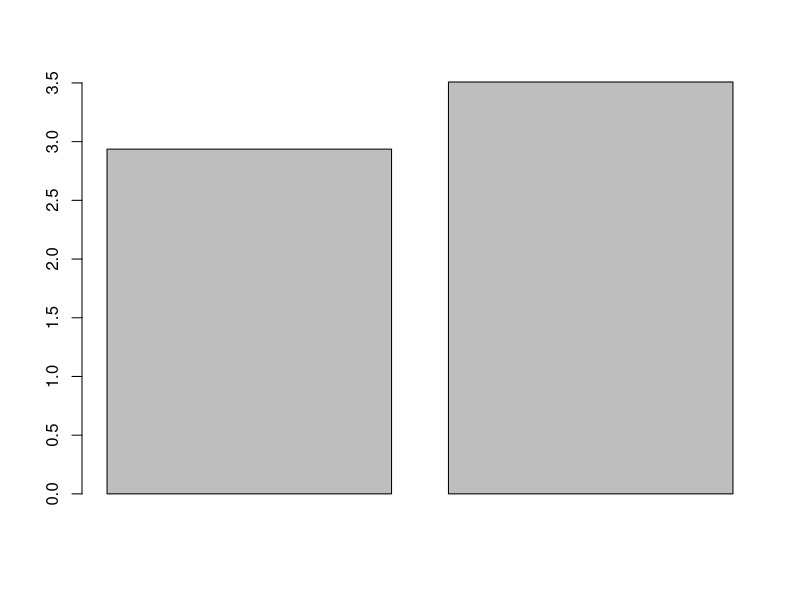
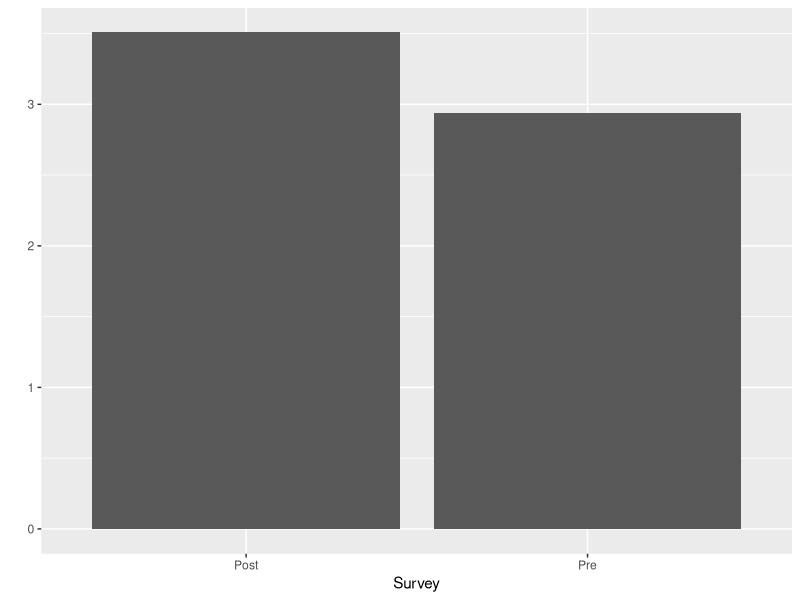
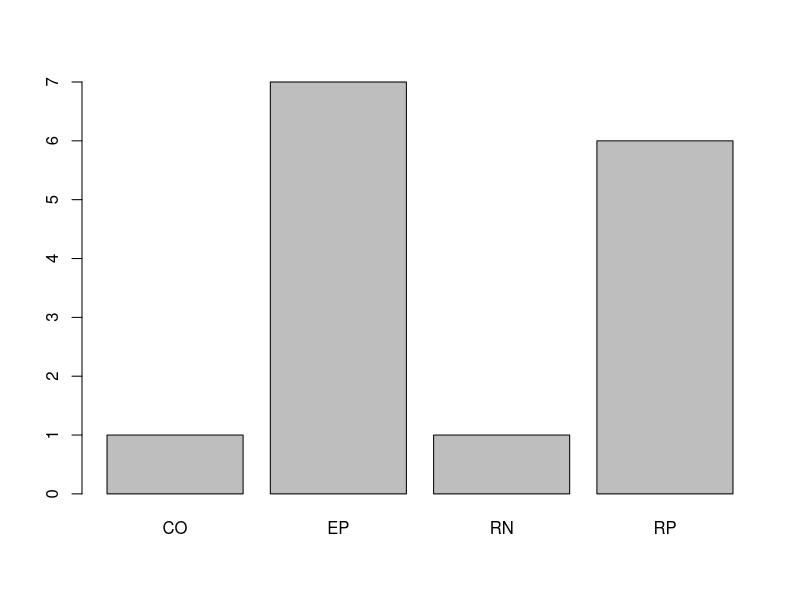
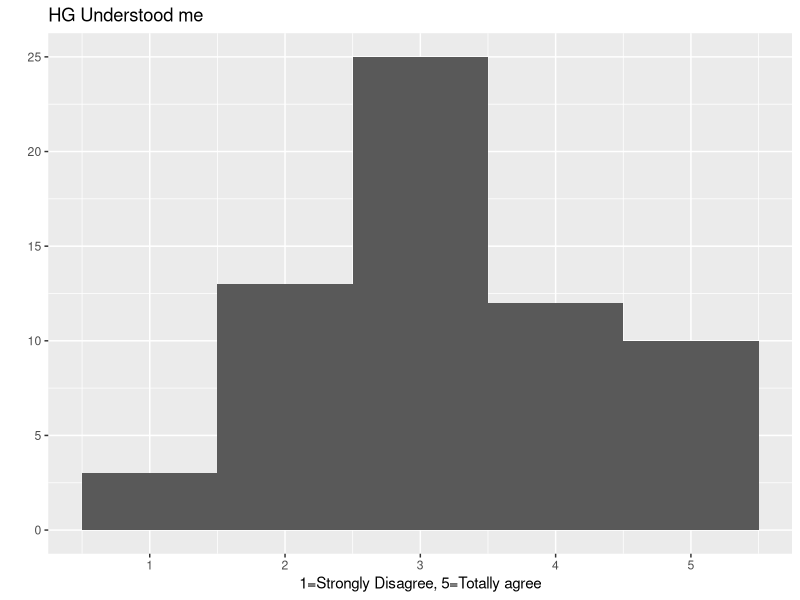

R code for these plots, in order:
## ---- chunk 1
knitr::opts_chunk$set(echo = TRUE)
## ---- chunk 2
library(readr)
library(ggplot2)
## ---- chunk 3
Dialogue <- read_csv("Dialogue.csv")
Dialogue$strategy <- substr(Dialogue$q_id,1,2)
dems <- read_csv("Demographics.csv")
post <- read_csv("PostQuestions.csv")
## ---- chunk 4
# Exclude ppl that did not finish.
pre.good<-dems[dems$sessionID %in% post$sessionID,]
# Exclude test users
pre.good<-pre.good[pre.good$userType!="test",]
post<-post[post$sessionID %in% pre.good$sessionID,]

#Exclude those before Feb 23
pp<-Dialogue[Dialogue$sessionID %in% pre.good$sessionID,c("time","sessionID")]
pp.beforeFeb <- pp[c(34,length(pp$time)),]
pre.good.sid<-unique(unlist(pre.good$sessionID, use.names = FALSE))

#View(pre.good)
## ---- chunk 5
table(pre.good$position)
table(pre.good$gender)
table(pre.good$ethnicity)
table(pre.good$age_range)
## ---- chunk 6
table(pre.good$position)/length(pre.good$position)
table(pre.good$gender)/length(pre.good$gender)
table(pre.good$ethnicity)/length(pre.good$ethnicity)
table(pre.good$age_range)/length(pre.good$age_range)
## ---- chunk 7
interest.pre <- mean(pre.good$taichi_interest)
interest.post<- mean(post$taichi_learn)
barplot(c(interest.pre,interest.post))
d <- rbind(c("Pre","Post"),c(interest.pre,interest.post))
## ---- chunk 8
qplot(x=c("Pre","Post"),weight=c(interest.pre,interest.post),xlab="Survey")
## ---- chunk 9
t.test(pre.good$taichi_interest,post$taichi_learn,paired=TRUE)
## ---- chunk 10
barplot(table(Dialogue$strategy[Dialogue$sessionID=="ceprtq01ps0n5q92h8r74emid4" & Dialogue$speaker=="U"]))
## ---- chunk 11
qplot(data=post, x=guru_understanding, binwidth=1, xlab="1=Strongly Disagree, 5=Totally agree",main="HG Understood me")
